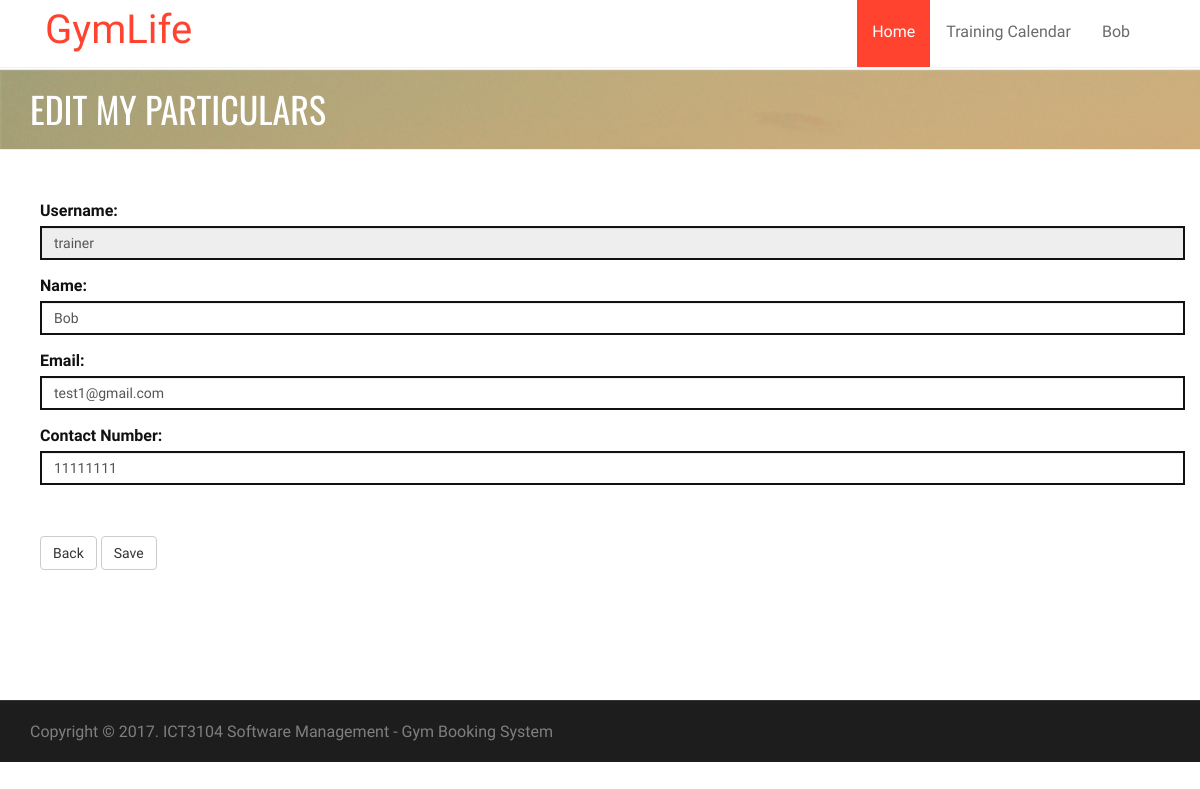
/account/editProfile.php (signed in), run on an earlier commit of the app's database.
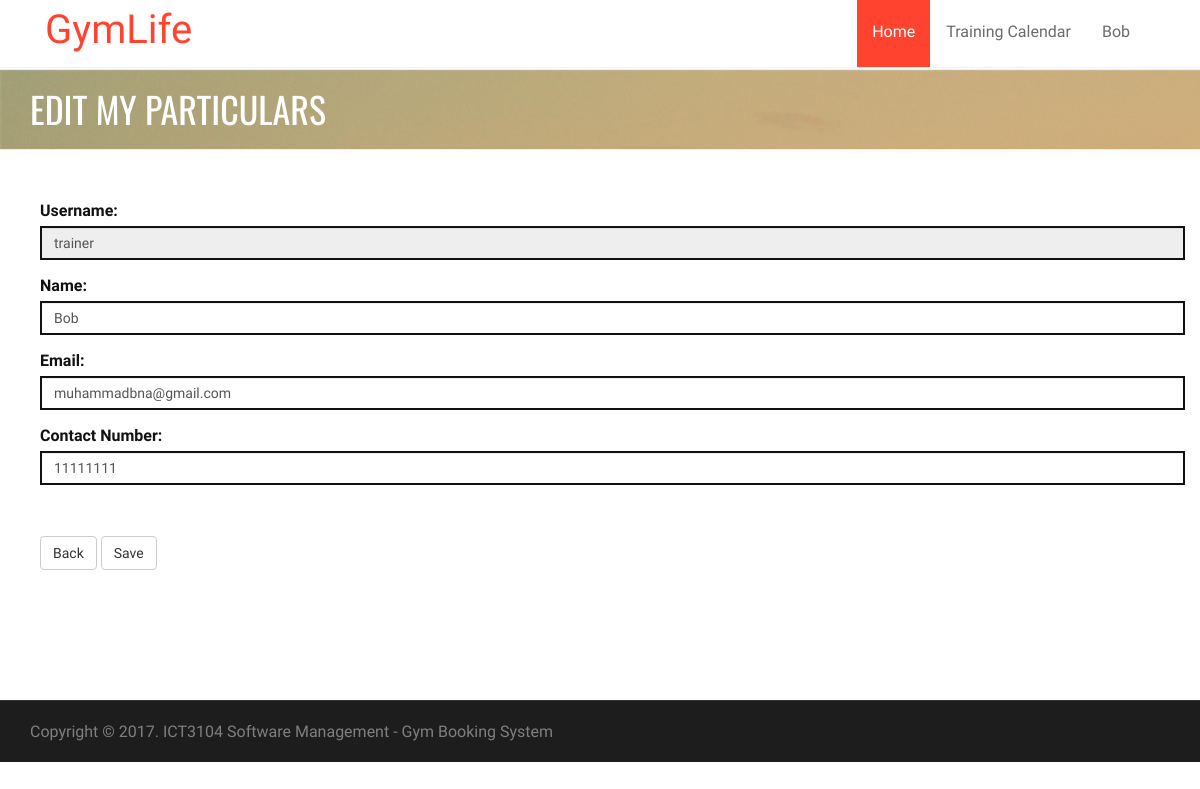
And on a later commit of the database.
### tables this page shows
CREATE TABLE IF NOT EXISTS `user` (
`userID` int(11) NOT NULL,
  `roleID` int(11) NOT NULL,
  `name` varchar(255) NOT NULL,
  `userName` varchar(15) NOT NULL,
  `email` varchar(255) NOT NULL,
  `contactNumber` int(11) NOT NULL,
  `password` varchar(255) NOT NULL,
  `status` int(11) NOT NULL,
  `passwordChange` bit(1) NOT NULL
);

### db.class.php (called while the page is built, shortened)
<?php
class DB {
  protected static $mdb = null;
  public static function getMDB() {
    $mdb = DB::$mdb;
    if ($mdb === null) {
      $mdb = DB::$mdb = new MeekroDB();
    }
    $db_class_vars = get_class_vars('DB');
    return $mdb;
  }
  public static function queryFirstRow() { $args = func_get_args(); return call_user_func_array(array(DB::getMDB(), 'queryFirstRow'), $args); }
}
class MeekroDB {
  public $dbName = '';
  public $user = '';
  public $password = '';
  public $host = 'localhost';
  public $port = null;
  public $encoding = 'latin1';
  public $param_char = '%';
  public $named_param_seperator = '_';
  public $connect_options = array(MYSQLI_OPT_CONNECT_TIMEOUT => 30);
  public $internal_mysql = null;
  public function __construct($host=null, $user=null, $password=null, $dbName=null, $port=null, $encoding=null) {
    if ($host === null) $host = DB::$host;
    if ($user === null) $user = DB::$user;
    if ($password === null) $password = DB::$password;
    if ($dbName === null) $dbName = DB::$dbName;
    if ($port === null) $port = DB::$port;
    if ($encoding === null) $encoding = DB::$encoding;
    $this->host = $host;
    $this->user = $user;
    $this->password = $password;
    $this->dbName = $dbName;
    $this->port = $port;
    $this->encoding = $encoding;
  }
  public function get() {
    $mysql = $this->internal_mysql;
    if (!($mysql instanceof MySQLi)) {
      if (! $this->port) $this->port = ini_get('mysqli.default_port');
      $mysql = new mysqli();
      foreach ($this->connect_options as $key => $value) {
        $mysql->options($key, $value);
      }
      $mysql->set_charset($this->encoding);
      $this->internal_mysql = $mysql;
    }
    return $mysql;
  }
  protected function preparseQueryParams() {
    $args = func_get_args();
    $sql = trim(strval(array_shift($args)));
    $args_all = $args;
    $param_char_length = strlen($this->param_char);
    $named_seperator_length = strlen($this->named_param_seperator);
    $types = array(
      $this->param_char . 'll',
      $this->param_char . 'ls',
      $this->param_char . 'l',
      $this->param_char . 'li',
      $this->param_char . 'ld',
      $this->param_char . 'lb',
      $this->param_char . 'lt',
      $this->param_char . 's',
      $this->param_char . 'i',
      $this->param_char . 'd',
      $this->param_char . 'b',
      $this->param_char . 't',
      $this->param_char . '?',
      $this->param_char . 'ss'
    );
    $posList = array();
    foreach ($types as $type) {
      $lastPos = 0;
      while (($pos = strpos($sql, $type, $lastPos)) !== false) {
        $lastPos = $pos + 1;
        $posList[$pos] = $type;
      }
    }
    ksort($posList);
    $chunkyQuery = array();
    $pos_adj = 0;
    foreach ($posList as $pos => $type) {
      $type = substr($type, $param_char_length);
      $length_type = strlen($type) + $param_char_length;
      $new_pos = $pos + $pos_adj;
      $new_pos_back = $new_pos + $length_type;
      $arg_number_length = 0;
      if ($arg_number_length = strspn($sql, '0123456789', $new_pos_back)) {
        $arg_number = substr($sql, $new_pos_back, $arg_number_length);
        if (! array_key_exists($arg_number, $args_all)) $this->nonSQLError("Non existent argument reference (arg $arg_number): $sql");
        $arg = $args_all[$arg_number];
      } else {
        $arg = array_shift($args);
      }
      if ($new_pos > 0) $chunkyQuery[] = substr($sql, 0, $new_pos);
      if (is_object($arg) && ($arg instanceof WhereClause)) {
        list($clause_sql, $clause_args) = $arg->textAndArgs();
        array_unshift($clause_args, $clause_sql);
        $preparsed_sql = call_user_func_array(array($this, 'preparseQueryParams'), $clause_args);
        $chunkyQuery = array_merge($chunkyQuery, $preparsed_sql);
      } else {
        $chunkyQuery[] = array('type' => $type, 'value' => $arg);
      }
      $sql = substr($sql, $new_pos_back + $arg_number_length);
      $pos_adj -= $new_pos_back + $arg_number_length;
    }
    return $chunkyQuery;
  }
  protected function escape($str) { return "'" . $this->get()->real_escape_string(strval($str)) . "'"; }
  protected function parseQueryParams() {
    $args = func_get_args();
    $chunkyQuery = call_user_func_array(array($this, 'preparseQueryParams'), $args);
    $query = '';
    $array_types = array('ls', 'li', 'ld', 'lb', 'll', 'lt');
    foreach ($chunkyQuery as $chunk) {
      if (is_string($chunk)) {
        $query .= $chunk;
        continue;
      }
      $type = $chunk['type'];
      $arg = $chunk['value'];
      $result = '';
      if ($type != '?') {
        $is_array_type = in_array($type, $array_types, true);
      }
      if ($type == 's') $result = $this->escape($arg);
      $query .= $result;
    }
    return $query;
  }
  protected function prependCall($function, $args, $prepend) { array_unshift($args, $prepend); return call_user_func_array($function, $args); }
  public function query() { $args = func_get_args(); return $this->prependCall(array($this, 'queryHelper'), $args, 'assoc'); }
  protected function queryHelper() {
    $args = func_get_args();
    $type = array_shift($args);
    $db = $this->get();
    $is_buffered = true;
    $row_type = 'assoc';
    $full_names = false;
    $sql = call_user_func_array(array($this, 'parseQueryParams'), $args);
    $result = $db->query($sql, $is_buffered ? MYSQLI_STORE_RESULT : MYSQLI_USE_RESULT);
    $return = array();
    while ($row = ($row_type == 'assoc' ? $result->fetch_assoc() : $result->fetch_row())) {
      $return[] = $row;
    }
    return $return;
  }
  public function queryFirstRow() {
    $args = func_get_args();
    $result = call_user_func_array(array($this, 'query'), $args);
    return reset($result);
  }
}
?>

### account/editProfile.php (the view, shortened to what the changed rows need)
<?php
$id = $_SESSION["id"];
$record = DB::queryFirstRow("SELECT * FROM user WHERE userID=%s", $id);
if ($record) {
    $username = $record["userName"];
    $name = $record["name"];
    $email = $record["email"];
    $contact = $record["contactNumber"];
}
?>
<!doctype html>
<html lang="en">
    <head>
        <link rel="stylesheet" href="../asset/bootstrap/css/bootstrap.min.css" type="text/css">
        <link rel="stylesheet" href="../asset/font-awesome/css/font-awesome.min.css" type="text/css">
        <link rel="stylesheet" href="../asset/css/owl.carousel.css" type="text/css">
        <link rel="stylesheet" href="../asset/css/owl.theme.css" type="text/css">
        <link rel="stylesheet" href="../asset/css/owl.transitions.css" type="text/css">
        <link rel="stylesheet" type="text/css" href="../asset/css/animate.css">
        <link rel="stylesheet" type="text/css" href="../asset/css/lightbox.css">
        <link rel="stylesheet" type="text/css" href="../asset/css/style.css">
        <link rel="stylesheet" type="text/css" href="../asset/css/responsive.css">
        <link rel="stylesheet" href="../asset/plugins/sweetalert-master/sweet-alert.css">
    </head>
    <body>
        <div class="page-header">
            <div class="overlay">
                <div class="container">
                    <div class="row">
                        <div class="col-md-12">
                            <h1>Edit My Particulars</h1>
                        </div>
                    </div>
                </div>
            </div>
        </div>
        <section id="about-section" class="about-section">
            <div class="container">
                <div class="row" style="margin-left:10px">
                    <form action='editProfileProcess.php' method='post'  enctype='multipart/form-data' name='createreq-form' id='createreq-form'>
                        <div class="form-group">
                            <label class="control-label" for="textinput">Username: </label>
                            <input type="text" name="userName" class="form-control input-md" value="<?php echo $username; ?>"  readonly/>
                        </div>
                        <div class="form-group">
                            <label class="control-label" for="textinput">Name: </label>
                            <input type="text" id="name" name="name" class="form-control input-md" value="<?php echo $name; ?>" />
                        </div>
                        <div class="form-group">
                            <label class="control-label" for="textinput">Email: </label>
                            <input type="email" id="email" name="email" class="form-control input-md" value="<?php echo $email; ?>" />
                        </div>
                        <div class="form-group">
                            <label class="control-label" for="textinput">Contact Number: </label>
                            <input type="text" id="contactNumber" name="contactNumber" class="form-control input-md" value="<?php echo $contact; ?>" />
                        </div>
                </div>
            </div>
        </section>
</body>
</html>

What changed in the data, as far as the page shows it:
changed user "trainer": email "test1@gmail.com" → "muhammadbna@gmail.com"
